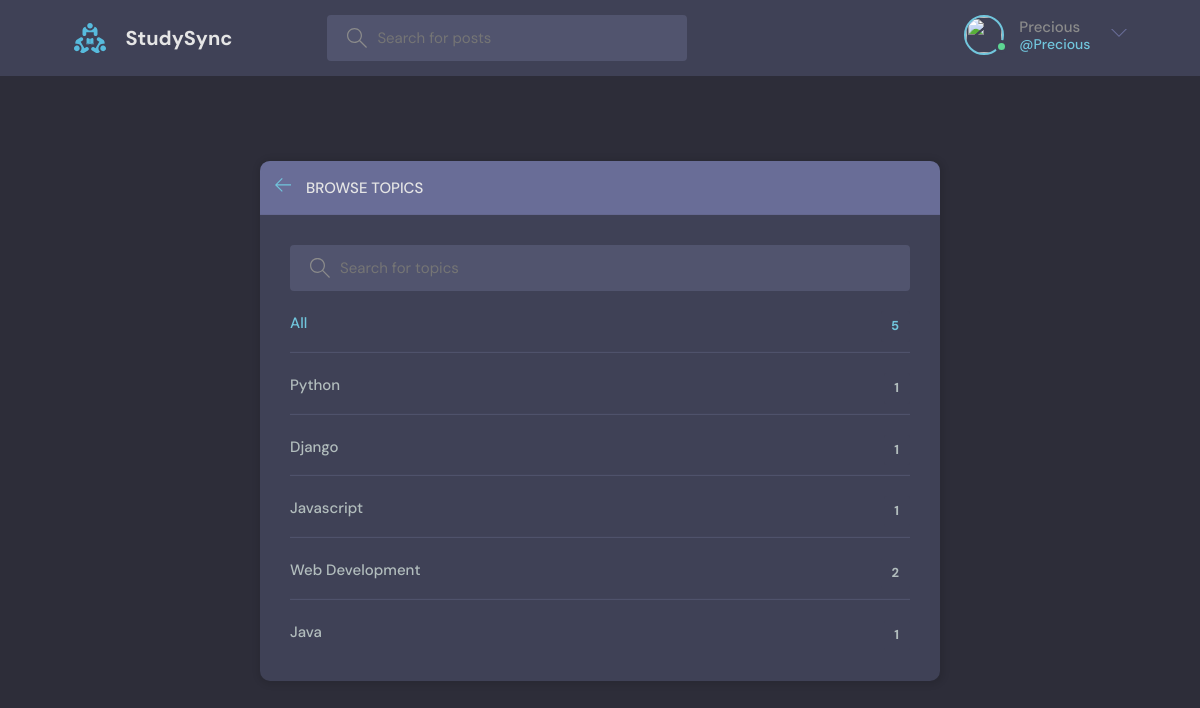
Page /topics/ (signed in) on the earlier database version.
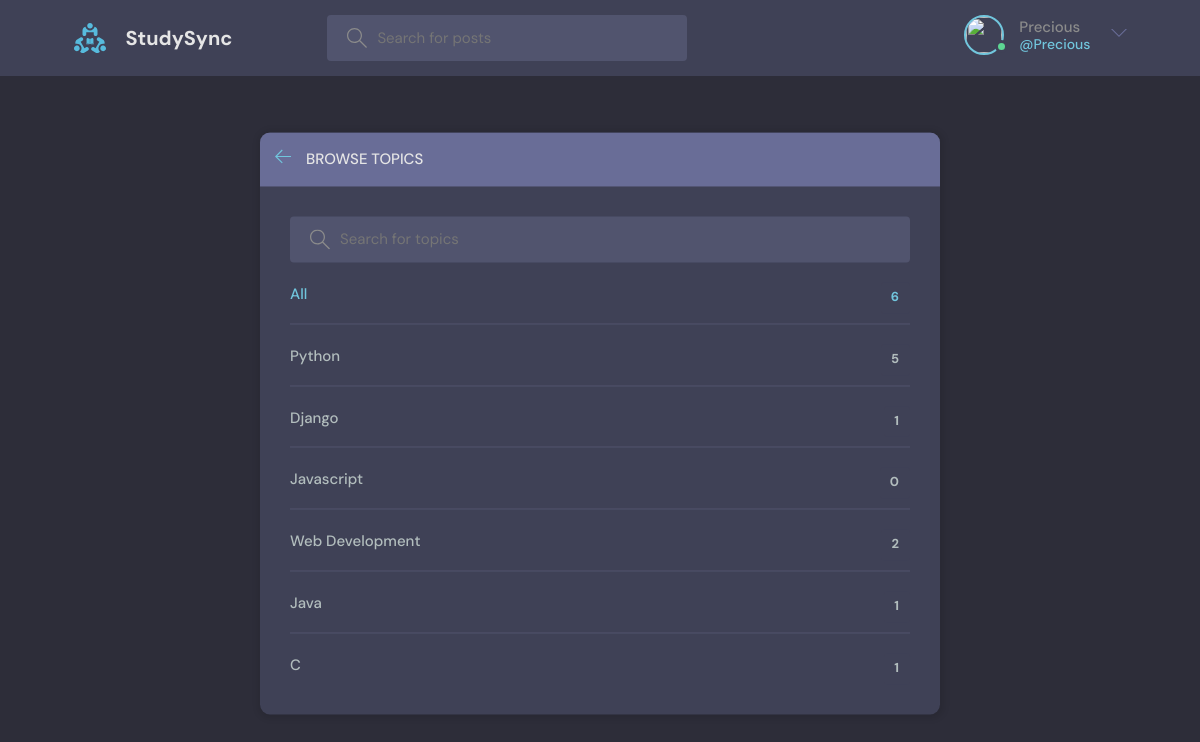
Same page on the later database version.
### base/models.py (models this page shows, shortened)
class Topic(models.Model):
    name = models.CharField(max_length=200)  # Name of the topic

### base/views.py (the view)
# urls.py: path('topics/', views.topicsPage, name="topics"),    # URL for displaying topics
def topicsPage(request):
    q = request.GET.get('q') if request.GET.get('q') is not None else ''
    topics = Topic.objects.filter(name__icontains=q)
    return render(request, 'base/topics.html', {'topics': topics})

### base/templates/base/topics.html (shortened to what this page needs)
{% extends 'main.html' %}
{% block content %}
    <main class="create-room layout">
      <div class="container">
        <div class="layout__box">
          <div class="layout__boxHeader">
            <div class="layout__boxTitle">
              <a href="{% url 'home' %}">
                <svg version="1.1" xmlns="http://www.w3.org/2000/svg" width="32" height="32" viewBox="0 0 32 32">
                  <title>arrow-left</title>
                  <path
                    d="M13.723 2.286l-13.723 13.714 13.719 13.714 1.616-1.611-10.96-10.96h27.625v-2.286h-27.625l10.965-10.965-1.616-1.607z"
                  ></path>
                </svg>
              </a>
              <h3>Browse Topics</h3>
            </div>
          </div>
          <div class="topics-page layout__body">
            <form action="" method="GET" class="header__search">
              <label>
                <input name="q" placeholder="Search for topics" />
              </label>
            </form>
            <ul class="topics__list">
              <li>
                <a href="{% url 'topics' %}" class="active">All <span>{{topics.count}}</span></a>
              </li>
              {% for topic in topics %}
          <li>
            <a href="{% url 'home' %}?q={{topic.name}}">{{ topic.name }} <span>{{topic.room_set.all.count}}</span></a>
          </li>
          {% endfor %}
            </ul>
          </div>
        </div>
      </div>
    </main>
    {% endblock %}

Differences in the rows shown:
computed for Topic "Python": room_set.all.count "1" → "5"
computed for Topic "Javascript": room_set.all.count "1" → "0"
added Topic: name "C", room_set.all.count "1"
Other differences:
{{ topics.count }}: "5" → "6"
